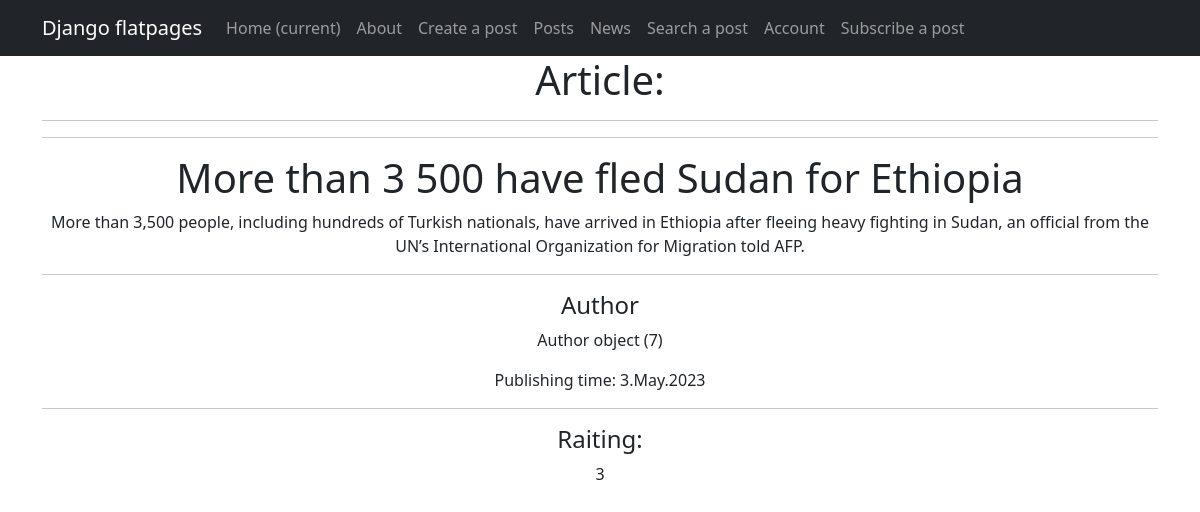
The app's page /posts/11/ with its own data.
### news/models.py (models this page shows, shortened)
class Post(models.Model):
    author = models.ForeignKey(Author, on_delete=models.CASCADE)
    CHOICES = [
        ('Article', (
            ('PL', 'Policy'),
            ('EC', 'Economic'),
            ('SP', 'Sport'),
            ('ED', 'Education'),
            ('CL', 'Culture'),
        )
         ),
        ('News', (
            ('PL', 'Policy'),
            ('EC', 'Economic'),
            ('SP', 'Sport'),
            ('ED', 'Education'),
            ('CL', 'Culture'),
        )
         ),
    ]
    title = models.CharField(max_length=300)
    text_type = models.CharField(max_length=300, choices=CHOICES)
    category = models.ManyToManyField('Category', through='PostCategory')
    creation_datetime = models.DateTimeField(auto_now_add=True)
    text = models.TextField()
    rating = models.IntegerField(default=0, db_column='rating')

class Author(models.Model):
    full_name = models.CharField(max_length=100)
    email = models.CharField(max_length=255)
    user = models.ForeignKey('auth.User', on_delete=models.CASCADE)
    rating = models.IntegerField(default=0)

### news/views.py (the view)
# urls.py: path('<int:pk>/', PostDetail.as_view(), name='post_dtl'),
class PostDetail(DetailView):
    model = Post
    template_name = 'article.html'
    context_object_name = 'post'
    pk_url_kwarg = "pk"

### news/templatetags/custom_filters.py (called while the page is built)
@register.filter()
def censor(value):
   for word in bad_words:
      if word.lower() in value.lower():
         value = value.replace(word[1:-2], '*' * (len(word)-1))
   return value

### templates/article.html (shortened to what this page needs)
{% extends 'flatpages/default.html' %}
{% load custom_filters %}
{% block content %}
  <h1>Article:</h1>
  <hr>
  <hr>
{% if post %}
<h1>{{post.title|censor}}</h1>
<p>{{post.text|censor}}</p>
<hr>
<h4>Author</h4>
<p>{{post.author}}</p>
<p>Publishing time: {{post.creation_datetime|date:"j.F.Y" }}</p>
<hr>
<h4>Raiting:</h4>
<p>{{post.rating}}</p>
{% else %}
<h2>The end</h2>
{% endif %}
{% endblock content %}

### records on screen
Post: title|censor "More than 3 500 have fled Sudan for Ethiopia", text|censor "More than 3,500 people, including hundreds of Turkish nationals, have arrived in Ethiopia after fleeing heavy fighting in Sudan, an official from the UN’s International Organization for Migration told AFP.", author "Author object (7)", creation_datetime "3.May.2023", rating "3"
